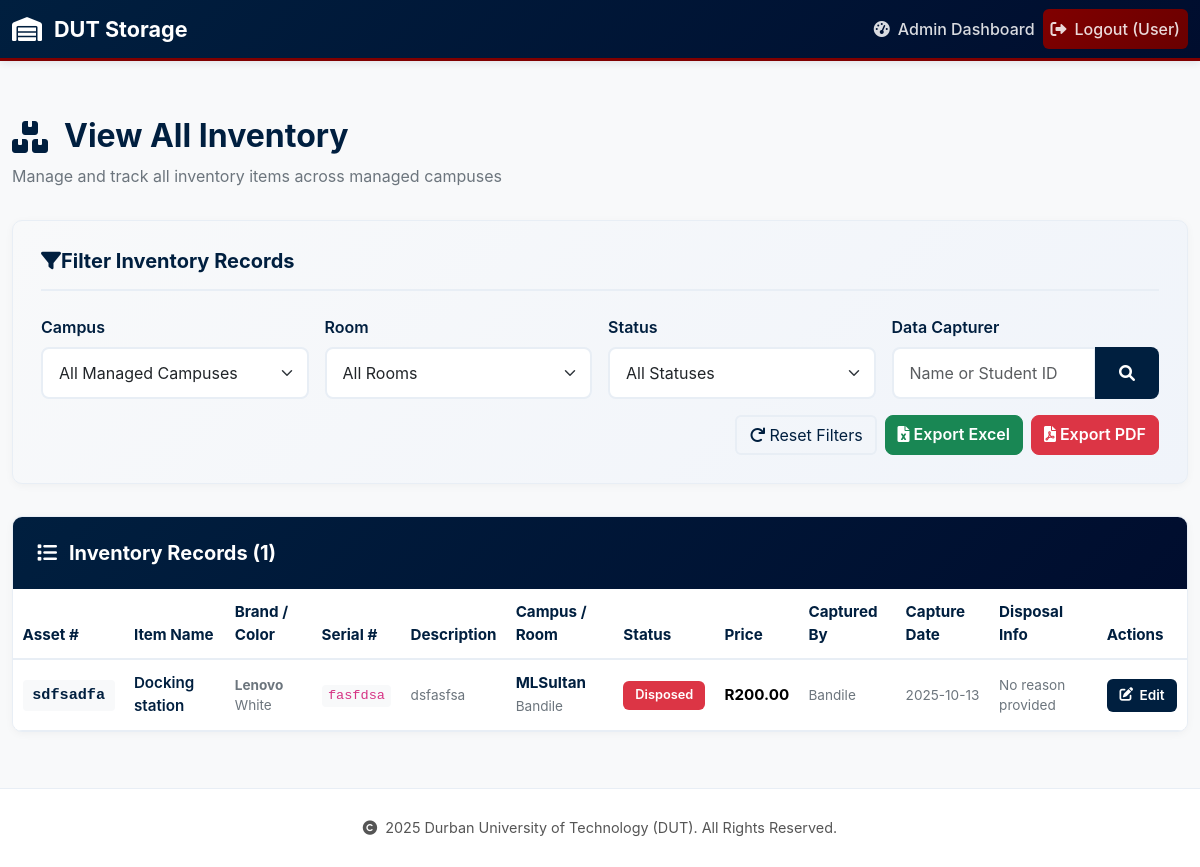
The page /admin/inventory (signed in) on the database its author committed.
### app/models.py (models this page shows, shortened)
class Item(db.Model):
    __tablename__ = 'item'
    item_id = db.Column(db.Integer, primary_key=True)
    asset_number = db.Column(db.String(100), unique=True, nullable=False)
    serial_number = db.Column(db.String(100), nullable=True)
    name = db.Column(db.String(120), nullable=False)
    description = db.Column(db.Text, nullable=True)
    color = db.Column(db.String(50), nullable=True)
    brand = db.Column(db.String(50), nullable=True)
    status = db.Column(SQLAlchemyEnum(ItemStatus), default=ItemStatus.ACTIVE, nullable=False)
    capture_date = db.Column(db.DateTime, default=datetime.utcnow, nullable=False)
    disposal_reason = db.Column(db.Text, nullable=True)
    allocated_date = db.Column(db.Date, nullable=True)
    price = db.Column(db.Numeric(12, 2), nullable=True)
    data_capturer_id = db.Column(db.Integer, db.ForeignKey('data_capturer.data_capturer_id'), nullable=True)
    room_id = db.Column(db.Integer, db.ForeignKey('room.room_id'), nullable=False)
    disposed_by_admin_id = db.Column(db.Integer, db.ForeignKey('admin.admin_id'), nullable=True)
    disposed_by_admin = db.relationship('Admin', foreign_keys=[disposed_by_admin_id], backref='disposed_items')

class Campus(db.Model):
    __tablename__ = 'campus'
    campus_id = db.Column(db.Integer, primary_key=True)
    name = db.Column(db.String(120), unique=True, nullable=False)
    rooms = db.relationship('Room', backref='campus', lazy=True, cascade="all, delete-orphan")

class Room(db.Model):
    __tablename__ = 'room'
    room_id = db.Column(db.Integer, primary_key=True)
    name = db.Column(db.String(120), nullable=False)
    staff_number = db.Column(db.String(8), nullable=True)  # DUT staff number (8 digits)
    staff_name = db.Column(db.String(120), nullable=True)
    description = db.Column(db.Text, nullable=True)
    campus_id = db.Column(db.Integer, db.ForeignKey('campus.campus_id'), nullable=False)
    items = db.relationship('Item', backref='room', lazy=True, cascade="all, delete-orphan")

class DataCapturer(db.Model, UserMixin):
    __tablename__ = 'data_capturer'
    data_capturer_id = db.Column(db.Integer, primary_key=True)
    full_name = db.Column(db.String(120), nullable=False)
    student_number = db.Column(db.String(8), unique=True, nullable=False)
    password_hash = db.Column(db.String(128), nullable=False)
    can_create_room = db.Column(db.Boolean, default=False)
    admin_id = db.Column(db.Integer, db.ForeignKey('admin.admin_id'), nullable=True)
    items = db.relationship('Item', backref='data_capturer', lazy=True)
    exports = db.relationship('InventoryExport', backref='data_capturer', lazy=True)
    assigned_campuses = db.relationship('Campus', secondary=capturer_campus_association, lazy='subquery',
                                         backref=db.backref('data_capturers', lazy=True))

### app/routes/admin_routes.py (the view, shortened to what this page needs)
@admin_bp.route('/inventory')
@login_required
def view_inventory():
    query = db.select(Item) \
        .join(Room, Item.room_id == Room.room_id) \
        .join(Campus, Room.campus_id == Campus.campus_id) \
        .join(DataCapturer, Item.data_capturer_id == DataCapturer.data_capturer_id)
    managed_campuses = []
    managed_capturers = []
    managed_campus_ids = []
    managed_capturer_ids = []
    if current_user.is_super_admin:
        managed_campuses = Campus.query.order_by(Campus.name).all()
        managed_capturers = DataCapturer.query.order_by(DataCapturer.full_name).all()
        managed_campus_ids = [c.campus_id for c in managed_campuses]
        managed_capturer_ids = [dc.data_capturer_id for dc in managed_capturers]
    current_filters = {}
    campus_id_filter = request.args.get("campus_id")
    if campus_id_filter and campus_id_filter.isdigit():
        campus_id_filter = int(campus_id_filter)
        if campus_id_filter in managed_campus_ids:
            query = query.where(Room.campus_id == campus_id_filter)
            current_filters['campus_id'] = campus_id_filter
    room_id_filter = request.args.get("room_id")
    if room_id_filter and room_id_filter.isdigit():
        room_id_filter = int(room_id_filter)
        query = query.where(Item.room_id == room_id_filter)
        current_filters['room_id'] = room_id_filter
    status_filter = request.args.get("status")
    capturer_identifier = request.args.get("capturer")
    query = query.order_by(Campus.name, Room.name, Item.capture_date.desc())
    items = db.session.execute(query).scalars().all()
    all_managed_rooms = Room.query \
        .filter(Room.campus_id.in_(managed_campus_ids)) \
        .order_by(Room.name).all()
    status_choices = [
        (status.name.lower(), status.value.replace('_', ' ').title())
        for status in ItemStatus
    ]
    return render_template(
        'admin/view_inventory.html',
        title='View All Inventory',
        items=items,
        managed_campuses=managed_campuses,
        managed_rooms=all_managed_rooms,
        managed_capturers=managed_capturers,
        status_choices=status_choices,
        current_filters=current_filters
    )

### app/templates/admin/view_inventory.html (shortened to what this page needs)
{% extends "base.html" %}
{% block head_extras %}
<link rel="stylesheet" href="https://cdnjs.cloudflare.com/ajax/libs/font-awesome/6.0.0-beta3/css/all.min.css"/>
{% endblock %}
{% block content %}
<div class="container-fluid py-4">
    <div style="margin-bottom: 2rem;">
        <h1 style="font-size: 2rem; color: var(--dut-navy); font-weight: 700; display: flex; align-items: center; gap: 1rem; margin-bottom: 0.5rem;">
            <i class="fas fa-boxes"></i>{{ title }}
        </h1>
        <p style="color: #6c757d; margin: 0;">Manage and track all inventory items across managed campuses</p>
    </div>
    <div class="filter-section">
        <form method="GET" action="{{ url_for('admin.view_inventory') }}" id="inventory-filter-form">
            <h5>
                <i class="fas fa-filter"></i>Filter Inventory Records
            </h5>
            <div class="row g-3">
                <div class="col-lg-3 col-md-6">
                    <label for="campus_id" class="form-label">Campus</label>
                    <select class="form-select" id="campus_id" name="campus_id" onchange="this.form.submit()">
                        <option value="">All Managed Campuses</option>
                    </select>
                </div>
                <div class="col-lg-3 col-md-6">
                    <label for="room_id" class="form-label">Room</label>
                    <select class="form-select" id="room_id" name="room_id" onchange="this.form.submit()">
                        <option value="">All Rooms</option>
                    </select>
                </div>
                <div class="col-lg-3 col-md-6">
                    <label for="status" class="form-label">Status</label>
                    <select class="form-select" id="status" name="status" onchange="this.form.submit()">
                        <option value="all">All Statuses</option>
                    </select>
                </div>
                <div class="col-lg-3 col-md-6">
                    <label for="capturer" class="form-label">Data Capturer</label>
                    <div class="input-group">
                        <input type="text" class="form-control" id="capturer" name="capturer"
                               placeholder="Name or Student ID" value="{{ current_filters.capturer | default('', true) }}">
                        <button class="btn btn-filter" type="submit">
                            <i class="fas fa-search"></i>
                        </button>
                    </div>
                </div>
            </div>
            <div class="row mt-3 align-items-center">
                <div class="col-md-12">
                    <div class="d-flex gap-2 justify-content-end flex-wrap">
                        <a href="{{ url_for('admin.view_inventory') }}" class="btn btn-outline-secondary">
                            <i class="fas fa-redo me-1"></i>Reset Filters
                        </a>
                        <a href="{{ url_for('admin.export_items', format='xlsx') }}?{{ request.query_string.decode() }}" class="btn btn-success">
                            <i class="fas fa-file-excel me-1"></i>Export Excel
                        </a>
                        <a href="{{ url_for('admin.export_items', format='pdf') }}?{{ request.query_string.decode() }}" class="btn btn-danger">
                            <i class="fas fa-file-pdf me-1"></i>Export PDF
                        </a>
                    </div>
                </div>
            </div>
        </form>
    </div>
    <div class="card">
        <div class="card-header">
            <h5>
                <i class="fas fa-list"></i>Inventory Records ({{ items | length }})
            </h5>
        </div>
        <div class="card-body p-0">
            {% if items %}
                <div class="table-responsive">
                    <table class="table table-hover">
                        <thead>
                            <tr>
                                <th>Asset #</th>
                                <th>Item Name</th>
                                <th>Brand / Color</th>
                                <th>Serial #</th>
                                <th>Description</th>
                                <th>Campus / Room</th>
                                <th>Status</th>
                                <th>Price</th>
                                <th>Captured By</th>
                                <th>Capture Date</th>
                                <th>Disposal Info</th>
                                <th>Actions</th>
                            </tr>
                        </thead>
                        <tbody>
                            {% for item in items %}
                            <tr>
                                <td>
                                    <span class="asset-code">{{ item.asset_number }}</span>
                                </td>
                                <td>
                                    <span class="item-name">{{ item.name }}</span>
                                </td>
                                <td>
                                    {% if item.brand or item.color %}
                                        <div class="text-muted-small">
                                            {% if item.brand %}<strong>{{ item.brand }}</strong>{% endif %}
                                            {% if item.brand and item.color %}<br>{% endif %}
                                            {% if item.color %}<span>{{ item.color }}</span>{% endif %}
                                        </div>
                                    {% else %}
                                        <span class="text-muted-small">—</span>
                                    {% endif %}
                                </td>
                                <td>
                                    {% if item.serial_number %}
                                        <code style="background: #f8f9fa; padding: 0.2rem 0.4rem; border-radius: 4px; font-size: 0.85rem;">
                                            {{ item.serial_number }}
                                        </code>
                                    {% else %}
                                        <span class="text-muted-small">—</span>
                                    {% endif %}
                                </td>
                                <td>
                                    {% if item.description %}
                                        <span class="text-muted-small" title="{{ item.description }}" style="display: block; max-width: 150px; white-space: nowrap; overflow: hidden; text-overflow: ellipsis;">
                                            {{ item.description[:50] }}{% if item.description | length > 50 %}...{% endif %}
                                        </span>
                                    {% else %}
                                        <span class="text-muted-small">—</span>
                                    {% endif %}
                                </td>
                                <td>
                                    <div>
                                        <strong style="color: var(--dut-navy);">{{ item.room.campus.name }}</strong>
                                        <br>
                                        <span class="text-muted-small">{{ item.room.name }}</span>
                                    </div>
                                </td>
                                <td>
                                    {% set status_badge = {
                                        'ACTIVE': 'badge-active',
                                        'INACTIVE': 'badge-inactive',
                                        'NEEDS_REPAIR': 'badge-repair',
                                        'DISPOSED': 'badge-disposed',
                                        'STOLEN': 'badge-stolen'
                                    }.get(item.status.name, 'badge-inactive') %}
                                    <span class="badge {{ status_badge }}">
                                        {{ item.status.value }}
                                    </span>
                                </td>
                                <td>
                                    {% if item.price and item.price|float > 0 %}
                                        <strong>R{{ "{:,.2f}".format(item.price) }}</strong>
                                    {% else %}
                                        <span class="price-missing">Missing</span>
                                    {% endif %}
                                </td>
                                <td>
                                    <span class="text-muted-small">{{ item.data_capturer.full_name if item.data_capturer else '—' }}</span>
                                </td>
                                <td>
                                    <span class="text-muted-small">{{ item.capture_date.strftime('%Y-%m-%d') }}</span>
                                </td>
                                <td>
                                    {% if item.status.name == 'DISPOSED' %}
                                        <div class="disposal-reason">
                                            {% if item.disposal_reason %}
                                                <strong>Reason:</strong> {{ item.disposal_reason }}
                                            {% else %}
                                                <span class="text-muted-small">No reason provided</span>
                                            {% endif %}
                                        </div>
                                    {% else %}
                                        <span class="text-muted-small">—</span>
                                    {% endif %}
                                </td>
                                <td>
                                    <a href="{{ url_for('admin.edit_item', item_id=item.item_id) }}" class="btn-edit">
                                        <i class="fas fa-edit"></i>Edit
                                    </a>
                                </td>
                            </tr>
                            {% endfor %}
                        </tbody>
                    </table>
                </div>
            {% else %}
                <div class="no-items">
                    <i class="fas fa-inbox"></i>
                    <p style="font-size: 1.1rem; margin-bottom: 0.5rem;">No items found</p>
                    <p style="font-size: 0.95rem;">No items match the current filters and your access scope.</p>
                </div>
            {% endif %}
        </div>
    </div>
</div>
{% endblock %}

### rows shown on the page
Item: asset_number "sdfsadfa", name "Docking station", brand "Lenovo", color "White", serial_number "fasfdsa", description "dsfasfsa", room.campus.name "MLSultan", room.name "Bandile", status.value "Disposed", price "200.00", data_capturer "Bandile", capture_date "2025-10-13", shows "No reason provided"

### other values the page prints
{{ current_user.full_name or 'User' }} "User"
{{ title }} "View All Inventory"
{{ items | length }} "1"
